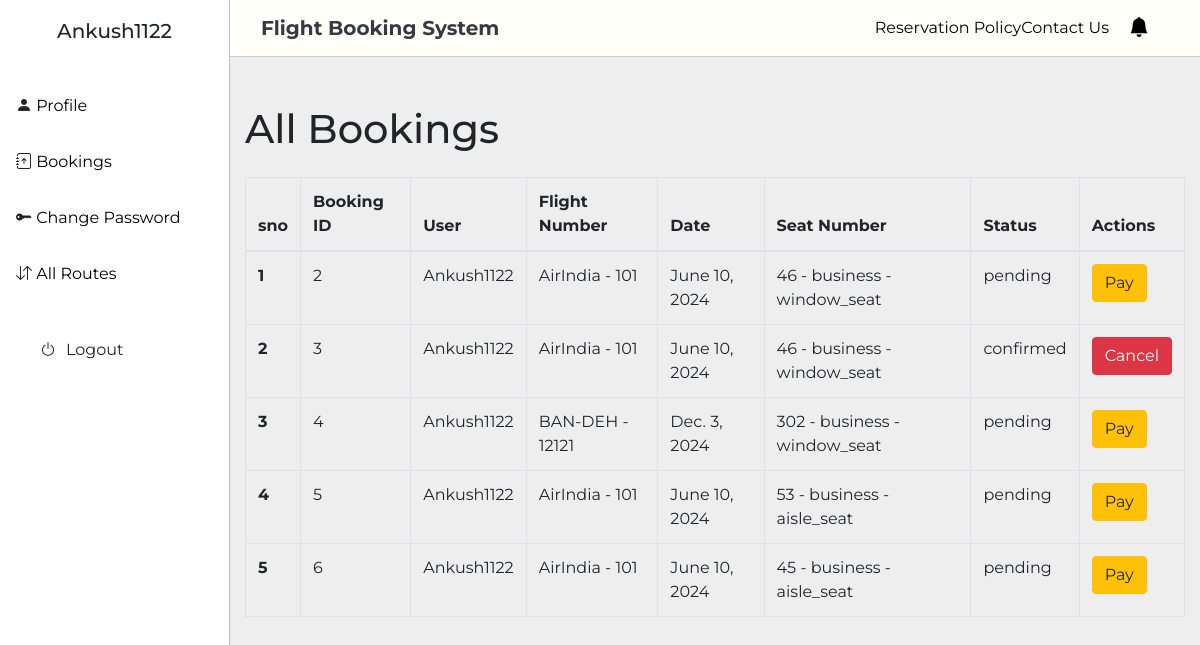
Screenshot of /booking/all-bookings (signed in) with the database file from the repository.
### accounts/models.py (models this page shows)
class User(AbstractUser):
    phone_number = models.CharField(max_length=20)

### booking/models.py (models this page shows, shortened)
class Booking(models.Model):
    user = models.ForeignKey(User, on_delete=models.CASCADE)
    source_location = models.CharField(max_length=100)
    destination_location = models.CharField(max_length=100)
    schedule = models.ForeignKey(Schedule, on_delete=models.SET_NULL, null=True)
    seats = models.ManyToManyField(Seat)
    total_seats = models.IntegerField(default=0)
    status = models.CharField(max_length=20, default="pending")
    amount = models.DecimalField(max_digits=10, decimal_places=2, default=0)
    travel_date = models.DateField()
    created_at = models.DateTimeField(auto_now_add=True)
    updated_at = models.DateTimeField(auto_now=True)

### home/models.py (models this page shows, shortened)
class Schedule(models.Model):
    flight = models.OneToOneField(Flight, on_delete=models.CASCADE)
    route = models.ForeignKey(Route, on_delete=models.CASCADE)
    source_departure_datetime = models.DateTimeField()
    destination_arrival_datetime = models.DateTimeField()
    duration = models.DurationField(null=True, blank=True)
    total_seats_on_flight = models.IntegerField(null=True, blank=True)
    total_available_seats_on_flight = models.IntegerField(null=True, blank=True)
    created_at = models.DateTimeField(auto_now_add=True)
    updated_at = models.DateTimeField(auto_now=True)
    class Meta:
        ordering = ["source_departure_datetime"]

class Flight(models.Model):
    flight_no = models.CharField(max_length=50, unique=True)
    flight_TYPES = [
        ("low cost carrier", "low cost carrier"),
        ("full service", "full service"),
    ]
    name = models.CharField(max_length=100)
    type = models.CharField(max_length=20, choices=flight_TYPES)
    capacity = models.IntegerField()
    created_at = models.DateTimeField(auto_now_add=True)
    updated_at = models.DateTimeField(auto_now=True)
    def __str__(self):
        return f"{self.name} - {self.flight_no}"

class Seat(models.Model):
    SEAT_CATEGORIES = [
        ("window_seat", "window_seat"),
        ("aisle_seat", "aisle_seat"),
    ]
    FLIGHT_CLASS = [
        ("economy", "economy"),
        ("premium_economy", "premium_economy"),
        ("business", "business"),
        ("first", "first"),
    ]
    flight = models.ForeignKey(Flight, on_delete=models.CASCADE, related_name="seat_set")
    seat_number = models.CharField(max_length=10)
    flight_class = models.CharField(max_length=20, choices=FLIGHT_CLASS)
    category = models.CharField(max_length=20, choices=SEAT_CATEGORIES)
    is_available = models.BooleanField(default=True)
    price = models.DecimalField(max_digits=10, decimal_places=2, default=0.0)
    created_at = models.DateTimeField(auto_now_add=True)
    updated_at = models.DateTimeField(auto_now=True)
    class Meta:
        ordering = ["flight", 'flight_class', "seat_number"]

### booking/views.py (the view)
def allBookings(request):
    middleware = AuthenticationMiddleware(get_user)
    middleware.process_request(request)
    if not request.user.is_authenticated:
        return HttpResponse("Submission without login is not allowed ")
    user= request.user
    allBookings=Booking.objects.filter(user=user)
    context = {"allBookings":allBookings,
               'current_time': timezone.now()
               }
    return render(request, "booking/all_booking.html", context)

### templates/booking/all_booking.html (shortened to what this page needs)
{% extends 'base.html' %}
{% load static %}
{% load tz %}
{% block body %}
{% if user.is_authenticated %}
<div class="container mt-5">
  <div class="row">
    <div class="col-md-12">
      <h1 class="mb-4">All Bookings</h1>
      <table class="table table-bordered">
        <thead>
          <tr>
            <th scope="col">sno</th>
            <th>Booking ID</th>
            <th>User</th>
            <th>Flight Number</th>
            <th>Date</th>
            <th>Seat Number</th>
            <th>Status</th>
            <th>Actions</th>
          </tr>
        </thead>
        <tbody>
          {% for booking in allBookings %}
          <tr>
            <th scope="row">{{ forloop.counter }}</th>
            <td>{{ booking.id }}</td>
            <td>{{ booking.user }}</td>
            <td>{{ booking.schedule.flight }}</td>
            <td>{{ booking.travel_date }}</td>
            <td>
                {% for seat in booking.seats.all %}
                {{ seat.seat_number }} - {{seat.flight_class}} -{{ seat.category}}
                {% endfor %}
            </td>
            <td>{{ booking.status }}</td>
            <td>
                {% if booking.status == "confirmed" %}
                <button type="button" class="btn btn-danger" data-bs-toggle="modal" data-bs-target="#cancelModal{{ booking.id }}">
                  Cancel
                </button>
                {% else %}
                <button type="button" class="btn btn-warning" data-bs-toggle="modal" data-bs-target="#PayModal{{ booking.id }}">
                  Pay
                </button>
                {% endif %}
            </td>
          </tr>
          {% empty %}
          <tr>
            <td colspan="7">No bookings found.</td>
          </tr>
          {% endfor %}
        </tbody>
      </table>
    </div>
  </div>
</div>
{% endif %}
{% endblock body %}

### templates/base.html (shortened to what this page needs)
{% load static %}
<!doctype html>
<html lang="en">
  <head>
    <link rel="stylesheet" href="https://stackpath.bootstrapcdn.com/bootstrap/4.4.1/css/bootstrap.min.css">
    <link href="https://cdn.jsdelivr.net/npm/bootstrap@5.1.3/dist/css/bootstrap.min.css" rel="stylesheet">
    <link rel="stylesheet" href="https://cdn.jsdelivr.net/npm/bootstrap-icons@1.8.1/font/bootstrap-icons.css">
    <link rel="stylesheet" href="https://cdn.jsdelivr.net/npm/bootstrap@4.0.0/dist/css/bootstrap.min.css">
    <link href="https://cdn.jsdelivr.net/npm/smartwizard@6/dist/css/smart_wizard_all.min.css" rel="stylesheet" type="text/css" />
    <link rel="stylesheet" href="{% static "css/style.css" %}">
    <link rel="stylesheet" href="{% static "css/personalModal.css" %}">
    <link
      rel="stylesheet"
      href="https://cdnjs.cloudflare.com/ajax/libs/font-awesome/6.5.1/css/all.min.css"
    />
  </head>
  <body class="dynamic-data">
      <div class="sidenav-container">
        {% include 'sideNav.html' %}
      </div>
      <div class="main-container">
        {% include 'nav.html' %}
      {% block body %}
      {% endblock body%}
      </div>
  </body>
</html>

### templates/sideNav.html (shortened to what this page needs)
<div class="custom">
  <div class="custom-header">
    <h5 class="custom-title" id="offcanvasLabel">{{ user.username }}</h5>
  </div>
  <div class="custom-body">
      {% if user.is_authenticated %}
      <ul class="sidenav-list">
        <li class="sidenav-list-item"><i class="bi bi-person-fill"></i> <a href= "{% url 'profile' %}" class="dash-link">Profile</a></li>
        <li class="sidenav-list-item"><i class="bi bi-journal-arrow-up"></i> <a href= "{% url 'allBookings' %}" class="dash-link">Bookings</a></li>
        <li class="sidenav-list-item"><i class="bi bi-key-fill"></i> <a href="{% url 'password_change' %}" class="dash-link">Change Password</a>   </li>
        <li class="sidenav-list-item"><i class="bi bi-arrow-down-up"></i> <a href= "{% url 'all_routes' %}" class="dash-link">All Routes</a></li>
        <ul class="login-btns">
          <li class="sidenav-list-item"> <a class="dash-link">
            <form action='{% url 'handleLogout' %}' method='post'>
              <button class="dropdown-item" type="submit"><i class="bi bi-power" style="margin-right:10px;"></i>Logout</button>
          </form>
          </a></li>
        </ul>
      </ul>
      {% endif %}
  </div>
</div>

### templates/nav.html (shortened to what this page needs)
{% load static %}
<nav class="navbar navbar-expand-lg mb-2 fixed-top">
  <div class="container-fluid d-flex">
    <a class="navbar-brand text-dark flex-grow-1 flex-shrink-1" href="/"
      ><strong>Flight Booking System</strong></a
    >
    <div class="collapse navbar-collapse" id="navbarSupportedContent">
      <ul class="nav ms-auto flex-wrap">
        <li class="nav-item">
          <a class="nav-link px-0" href="#">Reservation Policy</a>
        </li>
        <li class="nav-item">
          <a class="nav-link px-0" href="#">Contact Us</a>
        </li>
        {% if user.is_authenticated %}
        <li class="nav-item dropdown notification-section mx-0">
          <a
            href="/notification/show_user_notifications"
            class="notification dropdown-toggle"
            id="navbarDropdown"
            role="button"
            data-bs-toggle="dropdown"
            aria-expanded="true"
          >
            <span><i class="bi bi-bell-fill"></i></span>
          </a>
        </li>
      </ul>
      {% endif %}
    </div>
  </div>
</nav>

### templates/signup.html (shortened to what this page needs)
{% load static %}

### templates/login.html (shortened to what this page needs)
{% load static %}

### static/css/style.css (style rules this page uses)
:root { --cerulean: #4484ce; --aluminium: #FFFFFA; --light: #f9cf00; --tangerine: #f19f4d; }
* { font-family: 'Montserrat', sans-serif; }
body { background-color: var(--aluminium); overflow: visible !important; }
.navbar { background-color: var(--aluminium); border-bottom: 1px solid rgba(0, 0, 0, .2); position: relative; }
.nav-item a { text-decoration: none; color: black; transition: all 0.5s ease-out; background-color: rgba(241, 159, 77, 0); border-radius: 4rem; }
.sidenav-list { list-style: none; text-align: left; padding-left: 0; }
.sidenav-list-item { text-decoration: none; padding: 1rem 0; }
.dash-link { text-decoration: none; color: black; }
.main-container { position: relative; float: right; width: calc(100% - 230px); }
.login-btns { list-style: none; text-align: left; padding-left: 0; }
.custom { width: 230px; top: 0; left: 0; border-right: 1px solid rgba(0, 0, 0, .2); position: fixed; bottom: 0; z-index: 1045; display: flex; flex-direction: column; max-width: 100%; background-color: #fff; background-clip: padding-box; outline: 0; transition: transform .3s ease-in-out; }
.custom-header { justify-content: center; display: flex; align-items: center; padding: 1rem 1rem; }
.custom-title { margin-bottom: 0; line-height: 1.5; }
.custom-body { flex-grow: 1; padding: 1rem 1rem; overflow-y: auto; }

### static/css/personalModal.css (style rules this page uses)
body { background-color: #eee }

### templates/nav.html (style rules this page uses)
.notification { background-color: #0d6efd; color: white; text-decoration: none; padding: 4px 0px; margin-right: 20px; margin-left: 20px; position: relative; display: inline-block; border-radius: 2px; font-size: 20px; }
.notification-section .dropdown-toggle::after { content: none; }
.dropdown-toggle::after { color: #fff; }

### rows the page displays
User: username "Ankush1122"
Booking: id "2", user "Ankush1122", schedule.flight "AirIndia - 101", travel_date "June 10, 2024", status "pending"
Seat: seat_number "46", flight_class "business", category "window_seat"
Booking: id "3", user "Ankush1122", schedule.flight "AirIndia - 101", travel_date "June 10, 2024", status "confirmed"
Booking: id "4", user "Ankush1122", schedule.flight "BAN-DEH - 12121", travel_date "Dec. 3, 2024", status "pending"
Seat: seat_number "302", flight_class "business", category "window_seat"
Booking: id "5", user "Ankush1122", schedule.flight "AirIndia - 101", travel_date "June 10, 2024", status "pending"
Seat: seat_number "53", flight_class "business", category "aisle_seat"
Booking: id "6", user "Ankush1122", schedule.flight "AirIndia - 101", travel_date "June 10, 2024", status "pending"
Seat: seat_number "45", flight_class "business", category "aisle_seat"
